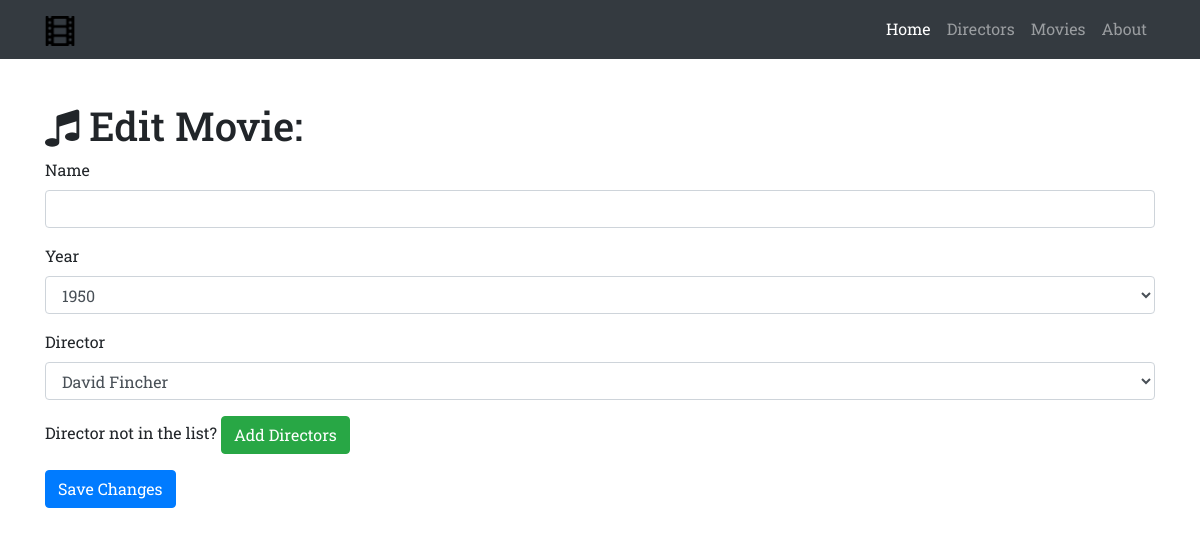
/movie/edit/1, run on an earlier commit of the app's database.
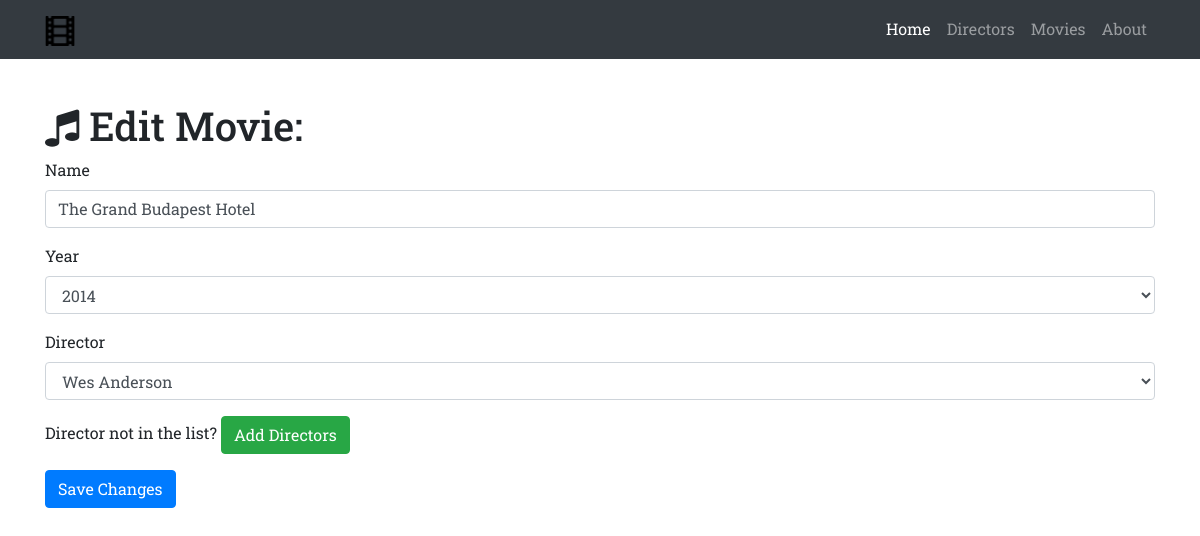
And on a later commit of the database.
### moviebase.py (models this page shows)
class Movie(db.Model):
    __tablename__ = 'movies'
    id = db.Column(db.Integer, primary_key=True)
    name = db.Column(db.String(256))
    year = db.Column(db.Integer)
    director_id = db.Column(db.Integer, db.ForeignKey('directors.id'))

### moviebase.py (the view, shortened to what this page needs)
@app.route('/movie/edit/<int:id>', methods=['GET', 'POST'])
def edit_movie(id):
    movie = Movie.query.filter_by(id=id).first()
    directors = Director.query.all()
    if request.method == 'GET':
        return render_template('movie-edit.html', movie=movie, directors=directors)

### templates/movie-edit.html (shortened to what this page needs)
{% extends "base.html" %}
{% block page_content%}
  <div class="container">
    <h1 class="mt-5"><i class="fa fa-music" aria-hidden="true"></i> Edit Movie:</h1>
    <form action="/movie/edit/{{movie.id}}" method="post">
      <div class="form-group">
        <label>Name</label>
        <input class="form-control" type="text" name="name" value="{{movie.name}}" required="true">
      </div>
      <div class="form-group">
        <label>Year</label>
        <select class="form-control" name="year">
          {% for i in range(1950, 2025) %}
            {% if i == movie.year %}
              <option selected="selected">{{i}}</option>
            {% else %}
              <option>{{i}}</option>
            {% endif %}
          {% endfor %}
        </select>
      </div>
      <div class="form-group">
        <label>Director</label>
        <select class="form-control" name="director">
          {% for director in directors %}
            {% if director == movie.director %}
              <option selected="selected">{{director.name}}</option>
            {% else %}
              <option>{{director.name}}</option>
            {% endif %}
          {% endfor %}
        </select>
      </div>
      <div class="form-group">
        Director not in the list? <a href="/director/add" class="btn btn-success" role="button" aria-disabled="true">Add Directors</a>
      </div>
      <button type="submit" class="btn btn-primary">Save Changes</button>
    </form>
  </div>
{% endblock%}

What changed in the data, as far as the page shows it:
added Movie: name "The Grand Budapest Hotel", year "2014"
Also different on the page:
form field director: "David Fincher" → "Wes Anderson"
form field year: "1950" → (not shown)
